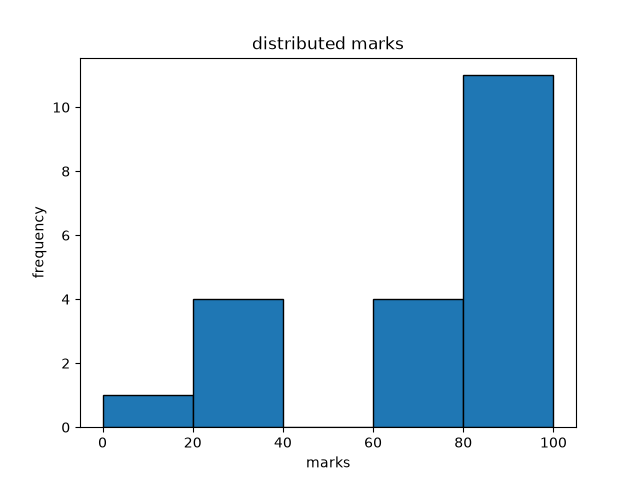

This figure's Python source:
import matplotlib.pyplot as plt

marks= [88,20,79,38,90,95,87,91,12,89,25,78,82,35,86,80,83,81,77,76]
plt.hist(marks, bins=[0,20,40,60,80,100], edgecolor="black")
plt.title("distributed marks")
plt.xlabel("marks")
plt.ylabel("frequency")
plt.show()
